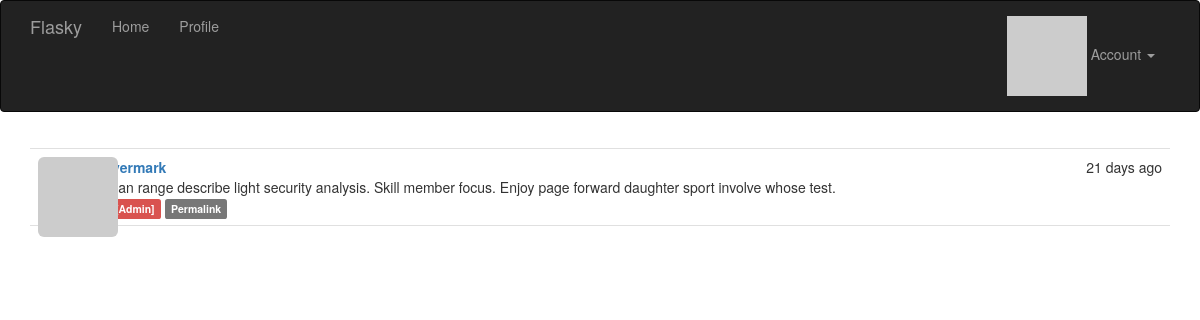
Screenshot of /post/3 (signed in) with the database file from the repository.
### app/models.py (models this page shows, shortened)
class Post(db.Model):
    __tablename__ = 'posts'
    id = db.Column(db.Integer, primary_key=True)
    body = db.Column(db.Text) # 儲存markdown 格式文章
    body_html = db.Column(db.Text)  # 儲存html 格式文章
    timestamp = db.Column(db.DateTime, index=True, default=datetime.utcnow)
    author_id = db.Column(db.Integer, db.ForeignKey('users.id'))

class User(UserMixin, db.Model):
    __tablename__ = 'users'
    id = db.Column(db.Integer, primary_key=True)
    username = db.Column(db.String(64), unique=True, index=True)
    email = db.Column(db.String(64), unique=True, index=True)  # 讓使用者可以用email 登入
    role_id = db.Column(db.Integer, db.ForeignKey('roles.id'))
    password_hash = db.Column(db.String(128))
    confirmed = db.Column(db.Boolean, default=False)  # 帳號確認狀態
    name = db.Column(db.String(64))  # 本名
    location = db.Column(db.String(64))
    about_me = db.Column(db.Text())
    member_since = db.Column(db.DateTime(), default=datetime.utcnow)  # 建立時間
    last_seen = db.Column(db.DateTime(), default=datetime.utcnow)  # 上次訪問時間
    avatar_hash = db.Column(db.String(32))  # 儲存頭像URL用
    posts = db.relationship('Post', backref='author', lazy='dynamic')
    @property  # property 是只能讀取的屬性特性
    def password(self):
        raise AttributeError('password is not a readable attribute')
    def can(self, perm):
        return self.role is not None and self.role.has_permission(perm)
    def is_administrator(self):
        return self.can(Permission.ADMIN)
    def ping(self):
        self.last_seen = datetime.utcnow()
        db.session.add(self)
    def gravatar_hash(self):  # 產生email MD5 hash值
        return hashlib.md5(self.email.lower().encode('utf-8')).hexdigest()
    def gravatar(self, size=100, default='identicon', rating='g'):  # 產生gravatar的URL
        url = 'https://secure.gravatar.com/avatar'
        hash = self.avatar_hash or self.gravatar_hash()
        return f'{url}/{hash}?s={size}&d={default}&r={rating}'

### app/main/views.py (the view)
@main.route('/post/<int:id>')
def post(id):
    post = Post.query.get_or_404(id)
    return render_template('post.html', posts=[post])

### app/auth/views.py (called while the page is built)
@auth.before_app_request  # 註冊成全域的裝飾器
def before_request():
    if current_user.is_authenticated:  # 如果使用者有登入下的判斷
        current_user.ping()  # 每次都執行 更新上次登入時間
        if not current_user.confirmed and request.endpoint \
            and request.blueprint != 'auth' and request.endpoint != 'static':
            return redirect(url_for('auth.unconfirmed'))

### app/main/__init__.py (called while the page is built)
@main.app_context_processor
def inject_permissions():
    return dict(Permission=Permission)

### app/models.py (called while the page is built)
@login_manager.user_loader  # 向flask-login 註冊此函式
def load_user(user_id):
    return User.query.get(int(user_id))

    def has_permission(self, perm):
        return self.permissions & perm == perm

### app/templates/post.html (shortened to what this page needs)
{% extends "base.html" %}
{% import "_macros.html" as macros %}
{% block page_content %}
{% include '_posts.html' %}
{% endblock %}

### app/templates/_posts.html
<ul class="posts">
    {% for post in posts %}
    <li class="post">
        <div class="post-thumbnail">
            <a href="{{ url_for('.user', username=post.author.username) }}">
                <img class="img-rounded profile-thumbnail" src="{{ post.author.gravatar(size=40) }}">
            </a>
        </div>
        <div class="post-content">
            <div class="post-date">{{ moment(post.timestamp).fromNow() }}</div>
            <div class="post-author"><a href="{{ url_for('.user', username=post.author.username) }}">{{ post.author.username }}</a></div>
                    <div class="post-body">
                {% if post.body_html %}
                    {{ post.body_html | safe }}
                {% else %}
                    {{ post.body }}
                {% endif %}
        </div>
            <div class="post-footer">
                {% if current_user == post.author %}
                <a href="{{ url_for('.edit', id=post.id) }}">
                    <span class="label label-primary">Edit</span>
                </a>
                {% elif current_user.is_administrator() %}
                <a href="{{ url_for('.edit', id=post.id) }}">
                    <span class="label label-danger">Edit [Admin]</span>
                </a>
                {% endif %}
                <a href="{{ url_for('.post', id=post.id) }}">
                    <span class="label label-default">Permalink</span>
                </a>
            </div>
    </li>
    {% endfor %}
</ul>

### app/static/styles.css (style rules this page uses)
.profile-thumbnail { position: absolute; }
ul.posts { list-style-type: none; padding: 0px; margin: 16px 0px 0px 0px; border-top: 1px solid #e0e0e0; }
ul.posts li.post { padding: 8px; border-bottom: 1px solid #e0e0e0; }
div.post-date { float: right; }
div.post-author { font-weight: bold; }
div.post-thumbnail { position: absolute; }
div.post-content { margin-left: 48px; min-height: 48px; }

### rows the page displays
Post: timestamp "21 days ago", author.username "weavermark", body "Woman range describe light security analysis. Skill member focus. Enjoy page forward daughter sport involve whose test."
